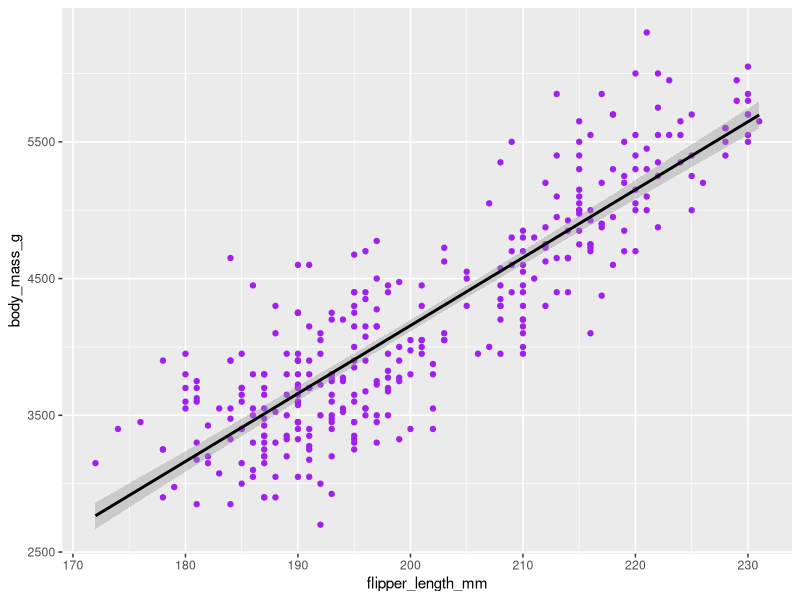
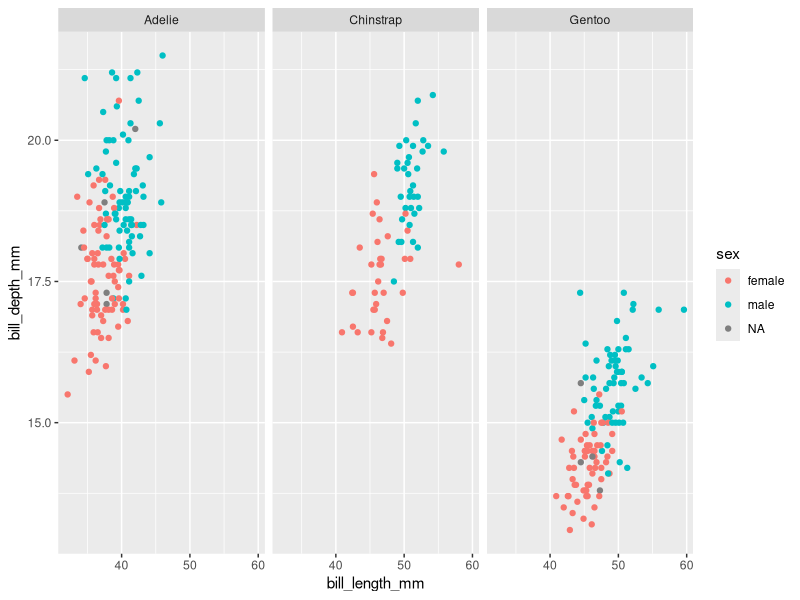
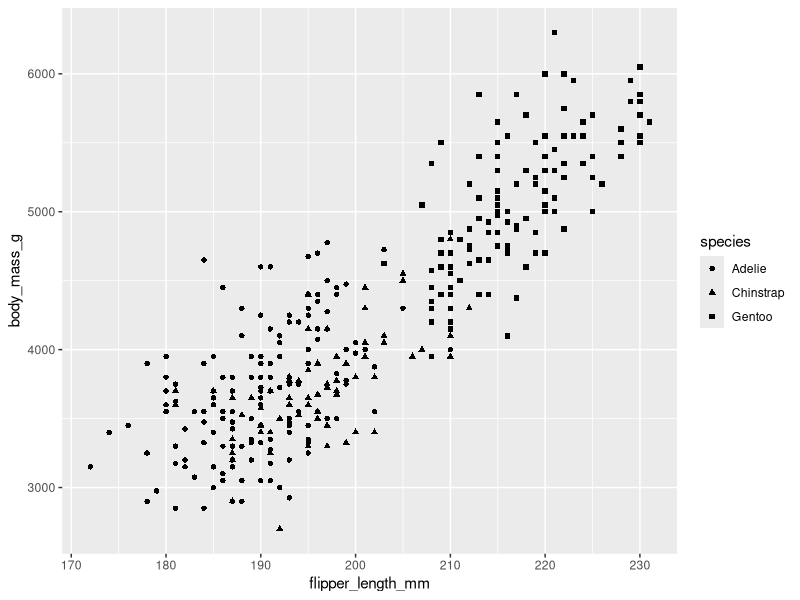
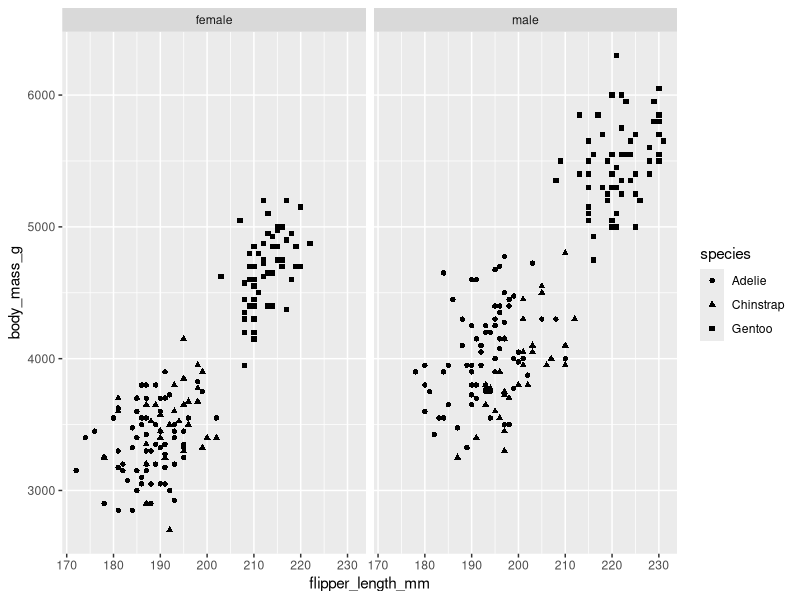
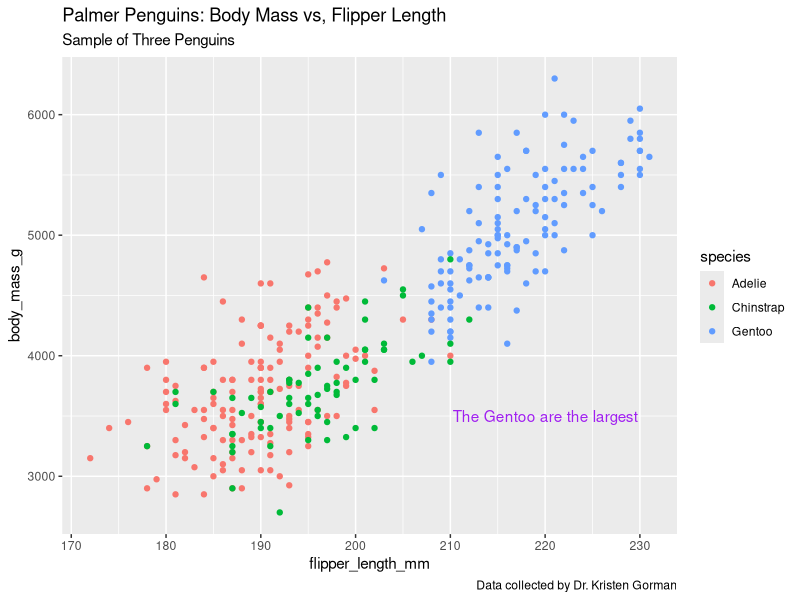

These charts were generated, in order, by the following R code:
## ---- chunk 1
library(tidyverse)
library(palmerpenguins)
library(ggplot2)
## ---- chunk 2
glimpse(penguins)

## ---- chunk 3
penguins %>% 
  ggplot(aes(x=flipper_length_mm, y=body_mass_g))+
  geom_point(color="purple") + geom_smooth(method = lm, color = 'Black')

## ---- chunk 4
penguins %>% 
  ggplot(aes(x=bill_length_mm, y=bill_depth_mm, color=sex))+
  geom_point()+
  facet_wrap(~species)
## ---- chunk 5
penguins %>% 
  ggplot(aes(x=flipper_length_mm, y=body_mass_g, shape=species))+
  geom_point()
## ---- chunk 6
penguins %>% 
  drop_na(sex) %>% 
  ggplot(aes(x=flipper_length_mm, y=body_mass_g, Color=sex, shape=species))+
  geom_point()+
  facet_wrap(~sex)
## ---- chunk 7
penguins %>% 
ggplot(aes(x=flipper_length_mm, y=body_mass_g, color= species))+
  geom_point()+
  labs(title = "Palmer Penguins: Body Mass vs, Flipper Length", 
       subtitle = "Sample of Three Penguins",
       caption = "Data collected by Dr. Kristen Gorman") +
  annotate("text",x=220,y=3500, label="The Gentoo are the largest", color="purple")
